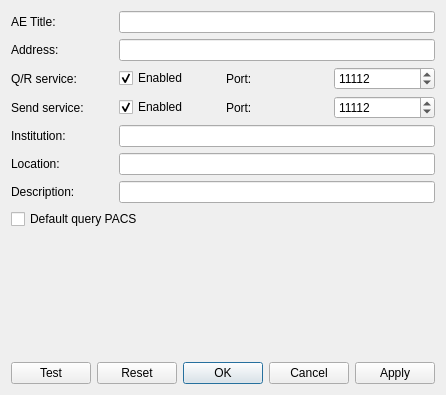
<?xml version="1.0" encoding="UTF-8"?>
<ui version="4.0">
 <class>QPacsDialogBase</class>
 <widget class="QDialog" name="QPacsDialogBase">
  <property name="geometry">
   <rect>
    <x>0</x>
    <y>0</y>
    <width>438</width>
    <height>395</height>
   </rect>
  </property>
  <layout class="QVBoxLayout" name="verticalLayout">
   <item>
    <layout class="QGridLayout" name="gridLayout">
     <item row="0" column="0">
      <widget class="QLabel" name="label">
       <property name="text">
        <string>AE Title:</string>
       </property>
      </widget>
     </item>
     <item row="0" column="1" colspan="3">
      <widget class="QLineEdit" name="m_aeTitleLineEdit">
       <property name="maxLength">
        <number>16</number>
       </property>
      </widget>
     </item>
     <item row="1" column="0">
      <widget class="QLabel" name="label_2">
       <property name="text">
        <string>Address:</string>
       </property>
      </widget>
     </item>
     <item row="1" column="1" colspan="3">
      <widget class="QLineEdit" name="m_addressLineEdit"/>
     </item>
     <item row="2" column="0">
      <widget class="QLabel" name="label_3">
       <property name="text">
        <string>Q/R service:</string>
       </property>
      </widget>
     </item>
     <item row="2" column="1">
      <widget class="QCheckBox" name="m_qrServiceEnabledCheckBox">
       <property name="text">
        <string>Enabled</string>
       </property>
       <property name="checked">
        <bool>true</bool>
       </property>
      </widget>
     </item>
     <item row="2" column="2">
      <widget class="QLabel" name="label_5">
       <property name="text">
        <string>Port:</string>
       </property>
      </widget>
     </item>
     <item row="2" column="3">
      <widget class="QSpinBox" name="m_qrServicePortSpinBox">
       <property name="maximum">
        <number>65535</number>
       </property>
       <property name="value">
        <number>11112</number>
       </property>
      </widget>
     </item>
     <item row="3" column="0">
      <widget class="QLabel" name="label_4">
       <property name="text">
        <string>Send service:</string>
       </property>
      </widget>
     </item>
     <item row="3" column="1">
      <widget class="QCheckBox" name="m_sendServiceEnabledCheckBox">
       <property name="text">
        <string>Enabled</string>
       </property>
       <property name="checked">
        <bool>true</bool>
       </property>
      </widget>
     </item>
     <item row="3" column="2">
      <widget class="QLabel" name="label_6">
       <property name="text">
        <string>Port:</string>
       </property>
      </widget>
     </item>
     <item row="3" column="3">
      <widget class="QSpinBox" name="m_sendServicePortSpinBox">
       <property name="maximum">
        <number>65535</number>
       </property>
       <property name="value">
        <number>11112</number>
       </property>
      </widget>
     </item>
     <item row="4" column="0">
      <widget class="QLabel" name="label_7">
       <property name="text">
        <string>Institution:</string>
       </property>
      </widget>
     </item>
     <item row="4" column="1" colspan="3">
      <widget class="QLineEdit" name="m_institutionLineEdit"/>
     </item>
     <item row="5" column="0">
      <widget class="QLabel" name="label_8">
       <property name="text">
        <string>Location:</string>
       </property>
      </widget>
     </item>
     <item row="5" column="1" colspan="3">
      <widget class="QLineEdit" name="m_locationLineEdit"/>
     </item>
     <item row="6" column="0">
      <widget class="QLabel" name="label_9">
       <property name="text">
        <string>Description:</string>
       </property>
      </widget>
     </item>
     <item row="6" column="1" colspan="3">
      <widget class="QLineEdit" name="m_descriptionLineEdit"/>
     </item>
     <item row="7" column="0" colspan="4">
      <widget class="QCheckBox" name="m_defaultQueryPacsCheckBox">
       <property name="text">
        <string>Default query PACS</string>
       </property>
      </widget>
     </item>
    </layout>
   </item>
   <item>
    <spacer name="verticalSpacer">
     <property name="orientation">
      <enum>Qt::Vertical</enum>
     </property>
     <property name="sizeHint" stdset="0">
      <size>
       <width>20</width>
       <height>0</height>
      </size>
     </property>
    </spacer>
   </item>
   <item>
    <layout class="QHBoxLayout" name="horizontalLayout">
     <item>
      <widget class="QPushButton" name="m_testPushButton">
       <property name="text">
        <string>Test</string>
       </property>
      </widget>
     </item>
     <item>
      <widget class="QDialogButtonBox" name="m_buttonBox">
       <property name="orientation">
        <enum>Qt::Horizontal</enum>
       </property>
       <property name="standardButtons">
        <set>QDialogButtonBox::Apply|QDialogButtonBox::Cancel|QDialogButtonBox::Ok|QDialogButtonBox::Reset</set>
       </property>
      </widget>
     </item>
    </layout>
   </item>
  </layout>
 </widget>
 <resources/>
 <connections>
  <connection>
   <sender>m_buttonBox</sender>
   <signal>accepted()</signal>
   <receiver>QPacsDialogBase</receiver>
   <slot>accept()</slot>
   <hints>
    <hint type="sourcelabel">
     <x>248</x>
     <y>254</y>
    </hint>
    <hint type="destinationlabel">
     <x>157</x>
     <y>274</y>
    </hint>
   </hints>
  </connection>
  <connection>
   <sender>m_buttonBox</sender>
   <signal>rejected()</signal>
   <receiver>QPacsDialogBase</receiver>
   <slot>reject()</slot>
   <hints>
    <hint type="sourcelabel">
     <x>316</x>
     <y>260</y>
    </hint>
    <hint type="destinationlabel">
     <x>286</x>
     <y>274</y>
    </hint>
   </hints>
  </connection>
 </connections>
</ui>
